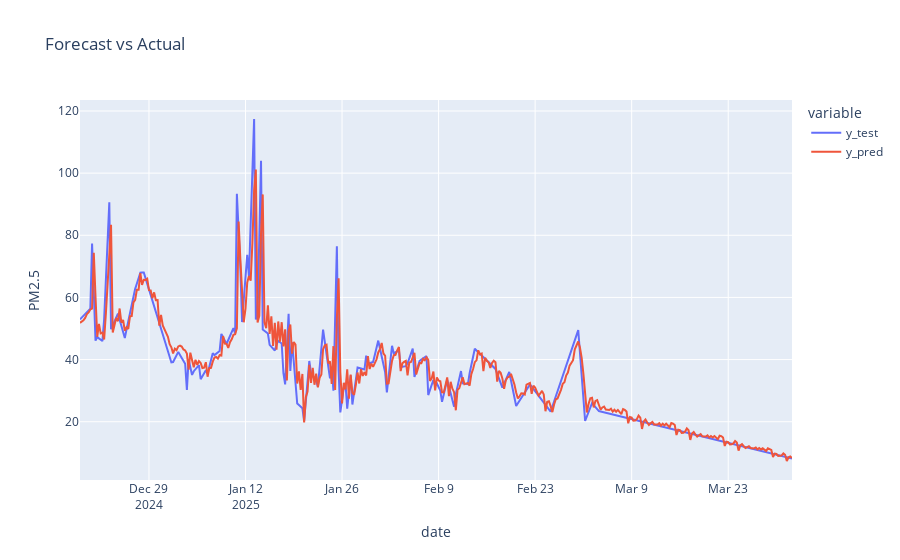

The notebook cell this image was saved under:
### Code cell
# Evaluate model

mse, mae = evaluate_forecast(test, wfv_df["y_pred"])

print(f"MSE: {mse}")
print(f"MAE: {mae}")

# plot Evaluation

plot_forecast(test, wfv_df["y_pred"])

### Figure 1 — Plotly figure (JSON) as saved in the notebook; plotly's stock layout.template omitted (floating-point values rounded to 4 significant figures; data arrays with more than 128 entries replaced by an {"elided": "..."} marker saying what was removed)
{"data": [{"hovertemplate": "variable=y_test<br>date=%{x}<br>PM2.5=%{y}<extra></extra>", "legendgroup": "y_test", "line": {"color": "#636efa", "dash": "solid"}, "marker": {"symbol": "circle"}, "mode": "lines", "name": "y_test", "orientation": "v", "showlegend": true, "type": "scatter", "x": {"elided": "414 str values"}, "xaxis": "x", "y": {"elided": "414 float values"}, "yaxis": "y"}, {"hovertemplate": "variable=y_pred<br>date=%{x}<br>PM2.5=%{y}<extra></extra>", "legendgroup": "y_pred", "line": {"color": "#EF553B", "dash": "solid"}, "marker": {"symbol": "circle"}, "mode": "lines", "name": "y_pred", "orientation": "v", "showlegend": true, "type": "scatter", "x": {"elided": "414 str values"}, "xaxis": "x", "y": {"elided": "414 float values"}, "yaxis": "y"}], "layout": {"legend": {"title": {"text": "variable"}, "tracegroupgap": 0}, "title": {"text": "Forecast vs Actual"}, "xaxis": {"anchor": "y", "domain": [0, 1], "title": {"text": "date"}}, "yaxis": {"anchor": "x", "domain": [0, 1], "title": {"text": "PM2.5"}}}}
